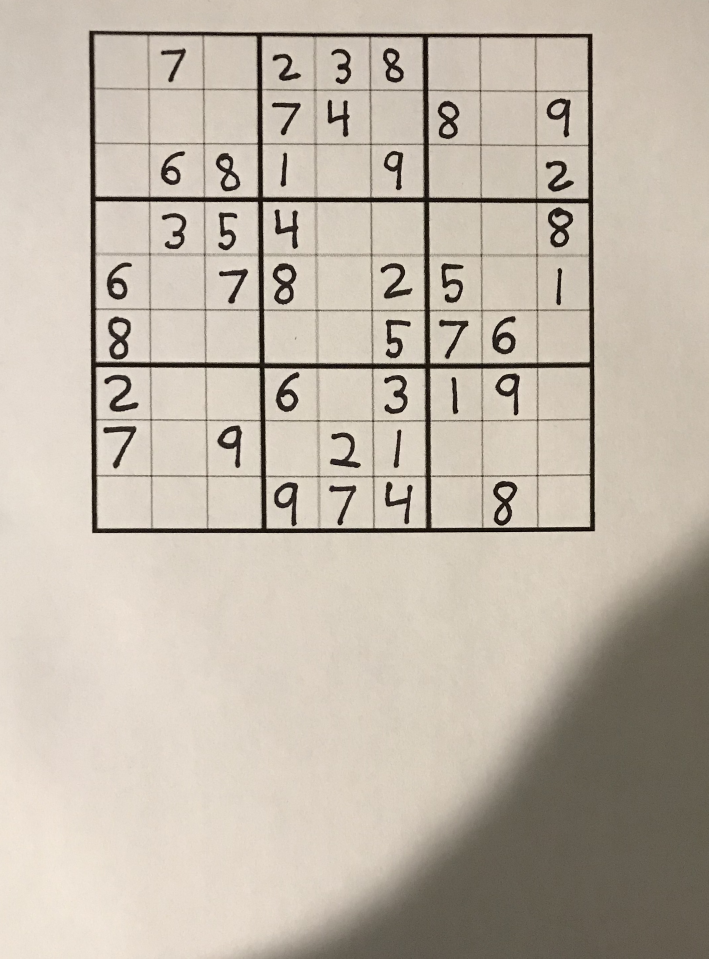
#> input picture Prototype/input.jpeg, 2125 x 2875 px (shown at 1/3 size)
$ python ui.py   (older library calls are emulated)
#> lines starting #> are read from the running program, lines starting #| are printed output that depends on the picture; after the words box and inside, x2 and y2 are one past the last pixel; in counts of white or black regions, pixels touching at a corner belong together
### Prototype/sudokuExtractor.py
import cv2
import numpy as np
import pickle

from helpers import Helpers
from cells import Cells


class Extractor(object):
    '''
        Stores and manipulates the input image to extract the Sudoku puzzle
        all the way to the cells
    '''
    digits = []

    def __init__(self, path):
        self.helpers = Helpers()  # Image helpers
        if(path=='error1'):
            self.errorimg = self.loadImage('input.jpeg')
            W = self.errorimg.shape[0]
            H = self.errorimg.shape[1]
            cv2.putText(self.errorimg,"Grid not Detected",(0,int(H/2)) , cv2.FONT_HERSHEY_SIMPLEX, int(1*(W/400)), (0,0,255),3)
            self.helpers.show(self.errorimg, 'Final Sudoku grid')
            return
        if(path=='error2'):
            self.errorimg = self.loadImage('input.jpeg')
            W = self.errorimg.shape[0]
            H = self.errorimg.shape[1]
            cv2.putText(self.errorimg,"Could not Solve",(0,int(H/2)) , cv2.FONT_HERSHEY_SIMPLEX, int(1*(W/400)), (0,0,255),3)
            self.helpers.show(self.errorimg, 'Final Sudoku grid')
            return
        self.image = self.loadImage(path)
        self.preprocess()
        #self.helpers.show(self.image, 'After Preprocessing')
        self.sudoku = self.cropSudoku()
        #self.helpers.show(sudoku, 'After Cropping out grid')
        self.sudoku = self.straighten(self.sudoku)

        #self.helpers.show(self.sudoku, 'Final Sudoku grid')
        self.digits = Cells(self.sudoku).cells


    # [13 lines left out: function displayDigets, not called in this run]

    def loadImage(self, path):
        color_img = cv2.imread(path)

        if color_img is None:
            raise IOError('Image not loaded')
        print('Image loaded.')
        return color_img

    def preprocess(self):
        print('Preprocessing...', end=' ')
        self.image = cv2.cvtColor(self.image, cv2.COLOR_BGR2GRAY)
        self.image = self.helpers.thresholdify(self.image)
        kernel = cv2.getStructuringElement(cv2.MORPH_ELLIPSE, (2, 2))
        self.image = cv2.morphologyEx(self.image, cv2.MORPH_CLOSE, kernel)
        print('done.')

    def cropSudoku(self):
        print('Cropping out Sudoku...', end=' ')
        contour = self.helpers.largestContour(self.image.copy())
        sudoku = self.helpers.cut_out_sudoku_puzzle(self.image.copy(), contour)
        print('done.')
        return sudoku

    def straighten(self, sudoku):
        print('Straightening image...', end=' ')
        largest = self.helpers.largest4SideContour(sudoku.copy())
        app = self.helpers.approx(largest)
        corners = self.helpers.get_rectangle_corners(app)
        sudoku = self.helpers.warp_perspective(corners, sudoku)
        print('done.')
        return sudoku

### Prototype/helpers.py
import cv2
import numpy as np


class Helpers(object):
    '''
    Image manipulation helper functions
    '''

    # [15 lines left out: function show, not called in this run]
        #cv2.destroyAllWindows()

    def isCv2(self):
        return cv2.__version__.startswith('2.')

    def thresholdify(self, img):
        img = cv2.adaptiveThreshold(img.astype(np.uint8), 255, cv2.ADAPTIVE_THRESH_MEAN_C,
                                    cv2.THRESH_BINARY, 11, 3)
        return 255 - img

    # [4 lines left out: function Canny, not called in this run]

    def dilate(self, image, kernel):
        cv2.dilate(image, kernel)
        return image

    def largestContour(self, image):

        if self.isCv2():
            contours, h = cv2.findContours(
                image, cv2.RETR_TREE, cv2.CHAIN_APPROX_SIMPLE)
        else:
            _, contours, h = cv2.findContours(
                image, cv2.RETR_TREE, cv2.CHAIN_APPROX_SIMPLE)
        return max(contours, key=cv2.contourArea)

    def largest4SideContour(self, image):
        _,contours, h = cv2.findContours(
            image, cv2.RETR_TREE, cv2.CHAIN_APPROX_SIMPLE)
        contours = sorted(contours, key=cv2.contourArea, reverse=True)
        for cnt in contours[:min(5,len(contours))]:
            #im = image.copy()
            #cv2.drawContours(im, cnt, -1, (255,255,255), 5)
            #self.show(im,'contour')
            if len(self.approx(cnt)) == 4:
                return cnt
        return None

    def make_it_square(self, image, side_length=306):
        return cv2.resize(image, (side_length, side_length))

    def area(self, image):
        return float(image.shape[0] * image.shape[1])

    def cut_out_sudoku_puzzle(self, image, contour):
        x, y, w, h = cv2.boundingRect(contour)
        image = image[y:y + h, x:x + w]
        return self.make_it_square(image, min(image.shape))

    # [5 lines left out: function binarized, not called in this run]

    def approx(self, cnt):
        peri = cv2.arcLength(cnt, True)
        app = cv2.approxPolyDP(cnt, 0.01 * peri, True)
        return app

    def get_rectangle_corners(self, cnt):
        pts = cnt.reshape(4, 2)
        rect = np.zeros((4, 2), dtype="float32")

        # the top-left point has the smallest sum whereas the
        # bottom-right has the largest sum
        s = pts.sum(axis=1)
        rect[0] = pts[np.argmin(s)]
        rect[2] = pts[np.argmax(s)]

        # compute the difference between the points -- the top-right
        # will have the minumum difference and the bottom-left will
        # have the maximum difference
        diff = np.diff(pts, axis=1)
        rect[1] = pts[np.argmin(diff)]
        rect[3] = pts[np.argmax(diff)]
        return rect

    def warp_perspective(self, rect, grid):
        (tl, tr, br, bl) = rect
        widthA = np.sqrt(((br[0] - bl[0]) ** 2) + ((br[1] - bl[1]) ** 2))
        widthB = np.sqrt(((tr[0] - tl[0]) ** 2) + ((tr[1] - tl[1]) ** 2))

        # ...and now for the height of our new image
        heightA = np.sqrt(((tr[0] - br[0]) ** 2) + ((tr[1] - br[1]) ** 2))
        heightB = np.sqrt(((tl[0] - bl[0]) ** 2) + ((tl[1] - bl[1]) ** 2))

        # take the maximum of the width and height values to reach
        # our final dimensions
        maxWidth = max(int(widthA), int(widthB))
        maxHeight = max(int(heightA), int(heightB))

        # construct our destination points which will be used to
        # map the screen to a top-down, "birds eye" view
        dst = np.array([
            [0, 0],
            [maxWidth - 1, 0],
            [maxWidth - 1, maxHeight - 1],
            [0, maxHeight - 1]], dtype="float32")

        # calculate the perspective transform matrix and warp
        # the perspective to grab the screen
        M = cv2.getPerspectiveTransform(rect, dst)
        warp = cv2.warpPerspective(grid, M, (maxWidth, maxHeight))
        return self.make_it_square(warp)

    def getTopLine(self, image):
        for i, row in enumerate(image):
            if np.any(row):
                return i
        return None

    def getBottomLine(self, image):
        for i in range(image.shape[0] - 1, -1, -1):
            if np.any(image[i]):
                return i
        return None

    def getLeftLine(self, image):
        for i in range(image.shape[1]):
            if np.any(image[:, i]):
                return i
        return None

    def getRightLine(self, image):
        for i in range(image.shape[1] - 1, -1, -1):
            if np.any(image[:, i]):
                return i
        return None

    def rowShift(self, image, start, end, length):
        shifted = np.zeros(image.shape)
        if start + length < 0:
            length = -start
        elif end + length >= image.shape[0]:
            length = image.shape[0] - 1 - end

        for row in range(start, end + 1):
            shifted[row + length] = image[row]
        return shifted

    def colShift(self, image, start, end, length):
        shifted = np.zeros(image.shape)
        if start + length < 0:
            length = -start
        elif end + length >= image.shape[1]:
            length = image.shape[1] - 1 - end

        for col in range(start, end + 1):
            shifted[:, col + length] = image[:, col]
        return shifted

### Prototype/cells.py
import numpy as np
import cv2
import pickle
from helpers import Helpers
from digit import Digit


class Cells(object):
    '''
    Extracts each cell from the sudoku grid obtained
    from the Extractor
    '''

    def __init__(self, sudoku):
        print('Extracting cells...', end=' ')
        self.helpers = Helpers()
        self.cells = self.extractCells(sudoku)
        print('done.')

    def extractCells(self, sudoku):
        cells = []
        W, H = sudoku.shape

        cell_size = W // 9
        i, j = 0, 0
        for r in range(0, W, cell_size):

            j = 0
            for c in range(0, W, cell_size):
                cell = sudoku[r:r + cell_size, c:c + cell_size]
                cell = self.helpers.make_it_square(cell, 28)
                #self.helpers.show(cell, 'Before clean')
                cell = self.clean(cell)
                digit = Digit(cell).digit
                #self.helpers.show(digit, 'After clean')
                digit = self.centerDigit(digit)
                cells.append(digit // 255)
                j += 1
            i += 1
        return cells

    def clean(self, cell):
        contour = self.helpers.largestContour(cell.copy())
        x, y, w, h = cv2.boundingRect(contour)
        cell = self.helpers.make_it_square(cell[y:y + h, x:x + w], 28)
        kernel = cv2.getStructuringElement(cv2.MORPH_ELLIPSE, (2, 2))
        cell = cv2.morphologyEx(cell, cv2.MORPH_CLOSE, kernel)
        cell = 255 * (cell // 130)
        return cell

    def centerDigit(self, digit):
        digit = self.centerX(digit)
        digit = self.centerY(digit)
        return digit

    def centerX(self, digit):
        topLine = self.helpers.getTopLine(digit)
        bottomLine = self.helpers.getBottomLine(digit)
        if topLine is None or bottomLine is None:
            return digit
        centerLine = (topLine + bottomLine) >> 1
        imageCenter = digit.shape[0] >> 1
        digit = self.helpers.rowShift(
            digit, start=topLine, end=bottomLine, length=imageCenter - centerLine)
        return digit

    def centerY(self, digit):
        leftLine = self.helpers.getLeftLine(digit)
        rightLine = self.helpers.getRightLine(digit)
        if leftLine is None or rightLine is None:
            return digit
        centerLine = (leftLine + rightLine) >> 1
        imageCenter = digit.shape[1] >> 1
        digit = self.helpers.colShift(
            digit, start=leftLine, end=rightLine, length=imageCenter - centerLine)
        return digit

### Prototype/digit.py
import cv2
import numpy as np
import queue


class Digit(object):
    '''
    Extracts the digit from a cell.
    Implements the classic `Largest connected component` algorithm.
    '''

    def __init__(self, image):
        self.graph = image.copy()
        self.W, self.H = self.graph.shape
        self.visited = [[False for _ in range(
            self.H)] for _ in range(self.W)]
        self.digit = [[None for _ in range(self.H)] for _ in range(self.W)]
        self.buildDigit()

    def buildDigit(self):
        componentId = 0
        A, C = self.H // 4, 3 * self.H // 4 + 1
        B, D = self.W // 4, 3 * self.W // 4 + 1
        for i in range(A, C):
            for j in range(B, D):
                if not self.visited[i][j]:
                    self.bfs(i, j, componentId)
                    componentId += 1
        componentSizes = [0 for _ in range(componentId)]
        for row in self.digit:
            for cell in row:
                if cell is not None:
                    componentSizes[cell] += 1
        largest = componentSizes.index(max(componentSizes))
        for i in range(self.H):
            for j in range(self.W):
                self.digit[i][j] = 255 if self.digit[i][j] == largest else 0
        self.digit = np.asarray(self.digit, dtype=np.uint8)

    def bfs(self, i, j, num):
        q = queue.Queue()
        q.put((i, j))
        while not q.empty():
            i, j = q.get()
            inValidRow = i not in range(0, self.H)
            inValidCol = j not in range(0, self.W)
            invalidCell = inValidRow or inValidCol
            invalidPixel = invalidCell or self.graph[i][j] != 255
            if invalidPixel or self.visited[i][j]:
                continue
            self.digit[i][j] = num
            self.visited[i][j] = True
            for di in [-1, 0, 1]:
                for dj in [-1, 0, 1]:
                    q.put((i + di, j + dj))

### Prototype/Brain/Brain.py
"""
SE-101 Project Group 47
A python Client for interaction with MNIST handwritten digits CNN models
For Education Purpose Only
General Public Licence

---Authors---
Han Y. Xiao
Bsc. Software Eng. 2022
University of Waterloo

Ayush Kapur
Bsc. Software Eng. 2022
University of Waterloo

Jordan Dearsley
Bsc. Software Eng. 2022
University of Waterloo
"""


import tensorflow as tf
import numpy as np
from PIL import Image, ImageFilter
from tensorflow.examples.tutorials.mnist import input_data
from helpers import Helpers
import cv2


#from cells import Cells
#from digit import Digit

class Brain:
    """
    Client class for interaction with the Convolutional Neural Network and the model
    for handwritten digit recognitions
    Wrapper to Tensorflow models
    Methods:
        - train_model_mnist() : Train the default MNIST Data set and save the model
        - predict and predictMultiple(): Returns the integer between 0 and 9 it predicts.
    """

    def __init__(self,
                 learning_rate=0.001,
                 nb_steps=500,
                 batch_size=128,
                 display_step=10,
                 nb_input=784,          # MNIST data input (img shape: 28*28)
                 nb_classes=10,         # MNIST total classes (0-9 digits)
                 dropout_rate=0.75,      # Dropout, probability to keep units
                 model_path='./model/mnist'
                 ):

        self.learning_rate = learning_rate
        self.num_steps = nb_steps
        self.batch_size = batch_size
        self.display_step = display_step
        self.num_input = nb_input
        self.num_classes = nb_classes

        self.dropout = dropout_rate

        self.X = tf.placeholder(tf.float32, [None, self.num_input], name='X')
        self.Y = tf.placeholder(tf.float32, [None, self.num_classes], name='Y')
        self.keep_prob = tf.placeholder(tf.float32)

        self.model_path = model_path
        #JORDAN STUFF
        self.helpers = Helpers()

    # [427 lines left out: functions initialize_weights_biases, new_conv_layer, new_pool_layer, new_fully_connected_layer, new_weight, new_biasess and 16 more, not called in this run]


# [31 lines that do not run on import are left out]

### Prototype/ui.py
# import the GUI manager package
from tkinter import *
from soduko import solvePuzzle
from soduko import puzzleOutput
from soduko import convertToIntArray
from soduko import printPuzzle
from soduko import fixPuzzle
from soduko import isValid
from soduko import getInvalids
import numpy as np
import sudokuExtractor as s
import time

from Brain.Brain import *

#UNCOMMENT FOR PI
#from camera import takePhoto


# make a window pop up
def showCamera():
    print("cam enabled")
    #TODO

# [42 lines left out: functions displayPuzzle, savePuzzle, convertToHan, PrintException, not called in this run]


def main():


    while True:

        #UNCOMMENT FOR PI
        #takePhoto('input.jpeg')

        try:
            board = s.Extractor('input.jpeg')
        except:
            board = s.Extractor('error1')
            continue

        try:
            #HAN UR NUMPY ARRAY
            b = Brain()
            digets = convertToHan(board.digits)
            #b.train_model_mnist()
            inputArray = b.predictMultiple(inputs=digets,modelPath="./model/mnist")
            inputString = "003020600900305001001806400008102900700000008006708200002609500800203009005010300"
            # [5 lines of commented-out code are left out]

            inputForDisplay = list(inputArray)
            print("INPUT:")

            if(isValid(inputArray)):
                output = solvePuzzle(inputArray)
                printPuzzle(inputArray)
                print("")
            else:
                inputForDisplay = list(inputArray)
                printPuzzle(inputArray)
                invalids = getInvalids(list(inputArray))
                fixedInput = fixPuzzle(list(inputArray),invalids)
                print("")
                print("FIXED INPUT:")
                printPuzzle(fixedInput)
                output = solvePuzzle(fixedInput)


            print("")
            print("OUTPUT:")
            printPuzzle(output)
            savePuzzle(output)
            board.displayDigets(board.sudoku,inputForDisplay,output)

        except Exception as e:
            board = s.Extractor('error2')
            PrintException()
#> this loop made 1 pass
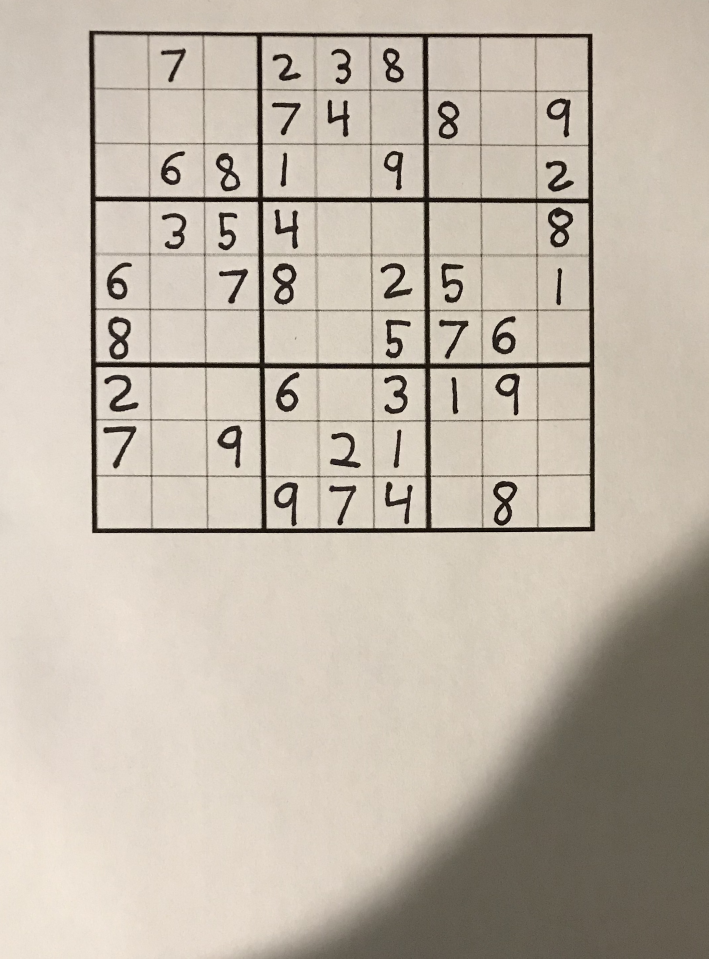
#> input picture Prototype/input.jpeg, 2125 x 2875 px (shown at 1/3 size)
#> pass 1, in thresholdify, `img = cv2.adaptiveThreshold(img.astype(np.uint8), 255, cv2.ADAPTIVE_TH..`:
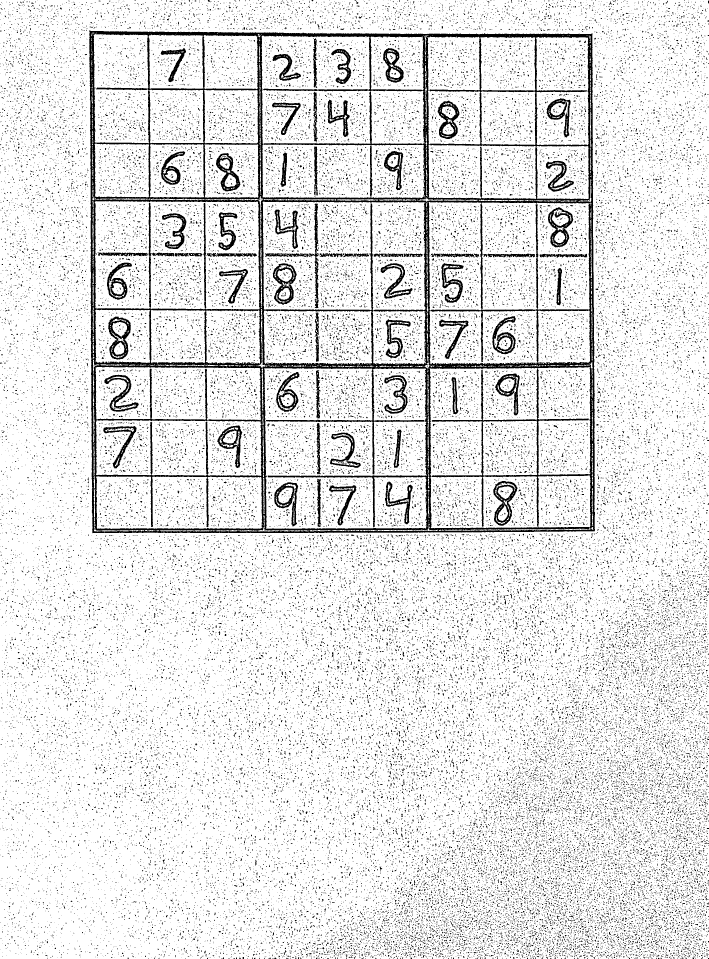
#> img: shape (2875, 2125) (shown at 1/3 size); 89.4% white; 62806 black regions (61452 under 20 px), largest, box (x1, y1, x2, y2) and area: (267, 91, 1785, 1600) 203579, (324, 950, 393, 1079) 3595, (1480, 1443, 1553, 1577) 3456
#> pass 1, in preprocess, `self.image = self.helpers.thresholdify(self.image)`:
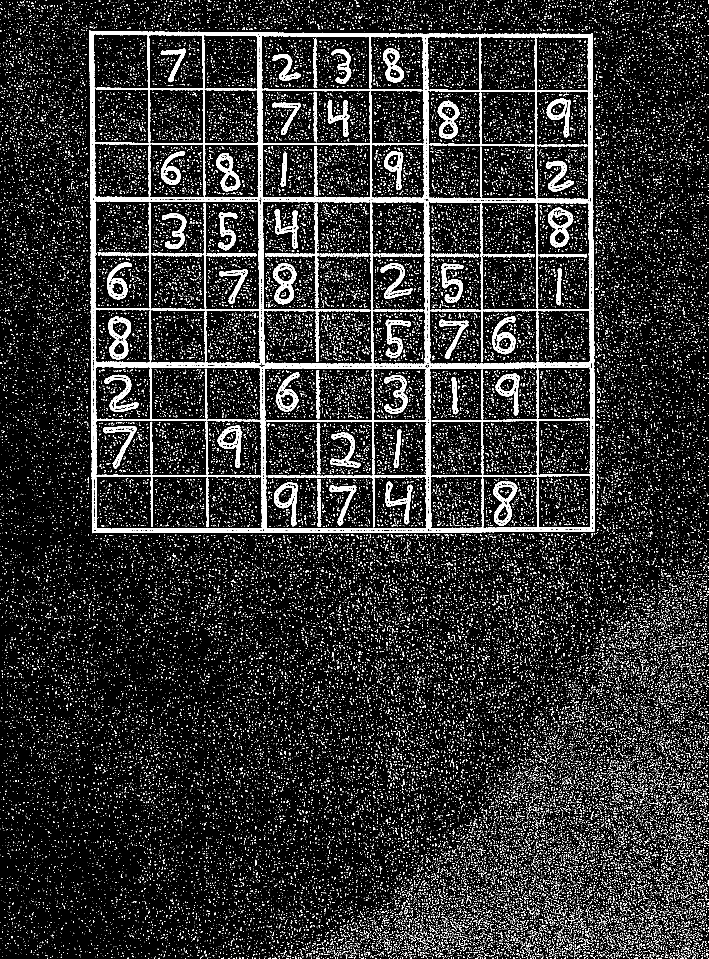
#> self.image: shape (2875, 2125) (shown at 1/3 size); 10.6% white; 62806 white regions (61452 under 20 px), largest, box (x1, y1, x2, y2) and area: (267, 91, 1785, 1600) 203579, (324, 950, 393, 1079) 3595, (1480, 1443, 1553, 1577) 3456
#> pass 1, in preprocess, `self.image = cv2.morphologyEx(self.image, cv2.MORPH_CLOSE, kernel)`:
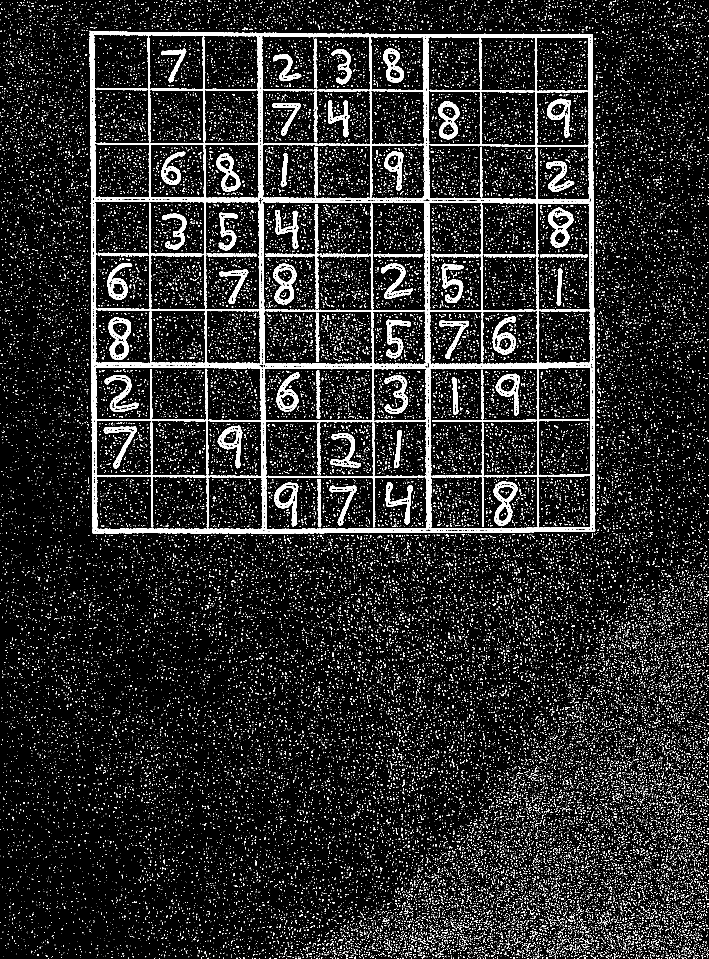
#> self.image: shape (2875, 2125) (shown at 1/3 size); 9.7% white; 47245 white regions (45968 under 20 px), largest, box (x1, y1, x2, y2) and area: (268, 92, 1786, 1600) 211670, (293, 609, 608, 924) 3924, (325, 951, 393, 1080) 3697
#> after the loop:
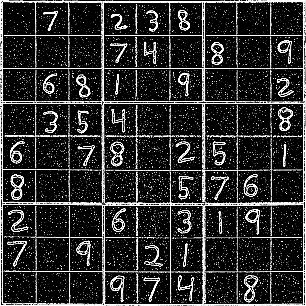
#> board.sudoku: shape (306, 306); min 0, max 255, mean 46


main()
#> (the call stopped at in __init__, `self.X = tf.placeholder(tf.float32, [None, self.num_input], name='X')`: tensorflow is not available in this run)
